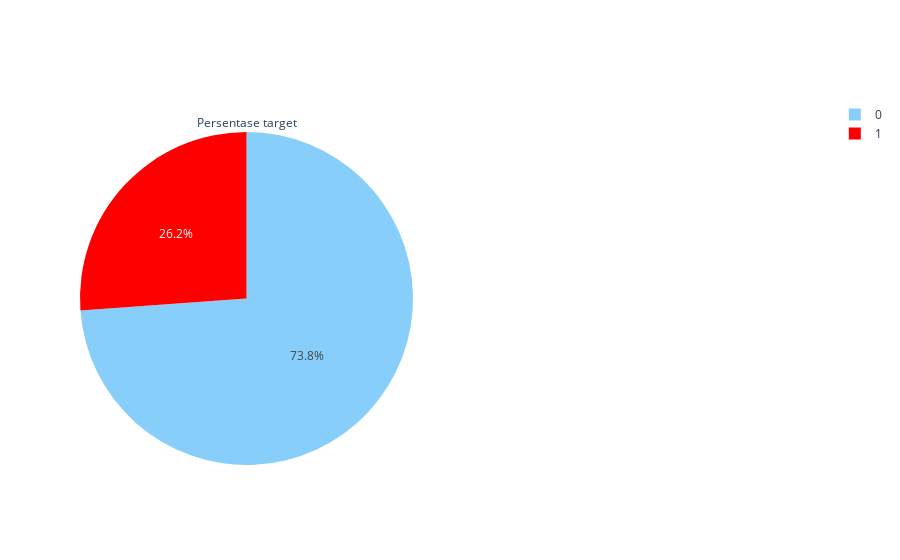

The notebook cell saved with this chart:
### Markdown cell above
# Deskripsi

### Code cell
fig = make_subplots(rows=1, 
                    cols=2, 
                    specs=[[{'type':'domain'}, {'type':'domain'}]])

fig.add_trace(go.Pie(labels = df_train["target"], 
                     values = df_train["enrollee_id"], 
                     title  = "Persentase target",
                     name   = "Target?",
                     marker = {'colors': ["Red","LightSkyBlue"]}),
              1, 1)
fig.show()

### Figure 1 — Plotly figure (JSON) as saved in the notebook; plotly's stock layout.template omitted (floating-point values rounded to 4 significant figures; data arrays with more than 128 entries replaced by an {"elided": "..."} marker saying what was removed)
{"data": [{"domain": {"x": [0, 0.45], "y": [0, 1]}, "labels": {"elided": "19158 int values"}, "marker": {"colors": ["Red", "LightSkyBlue"]}, "name": "Target?", "title": {"text": "Persentase target"}, "type": "pie", "values": {"elided": "19158 int values"}}], "layout": {}}
